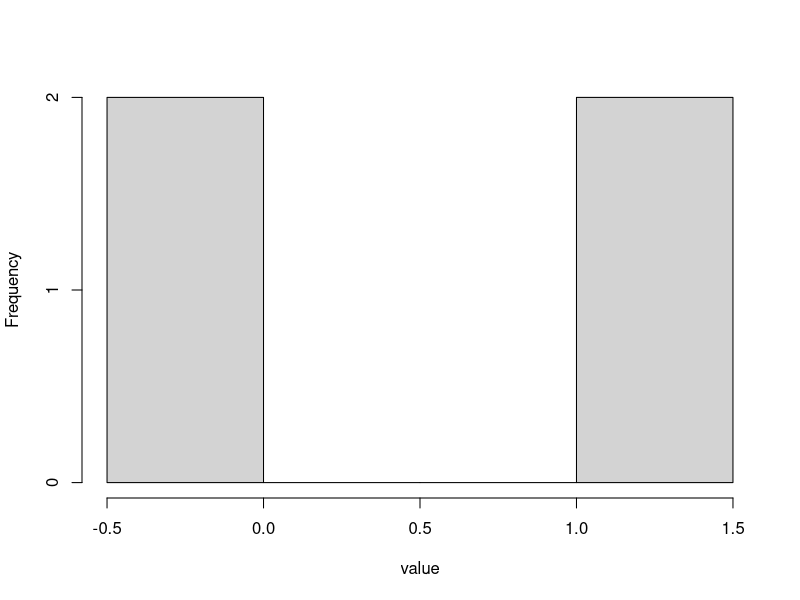
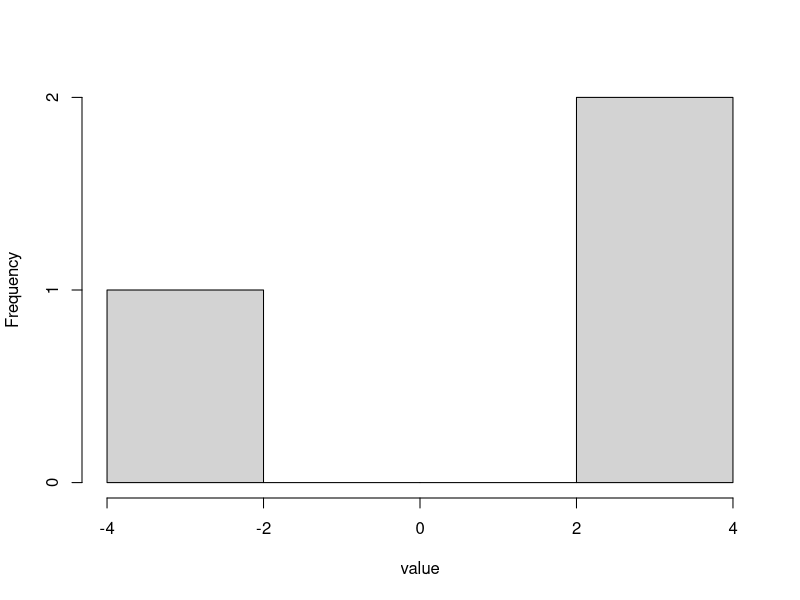
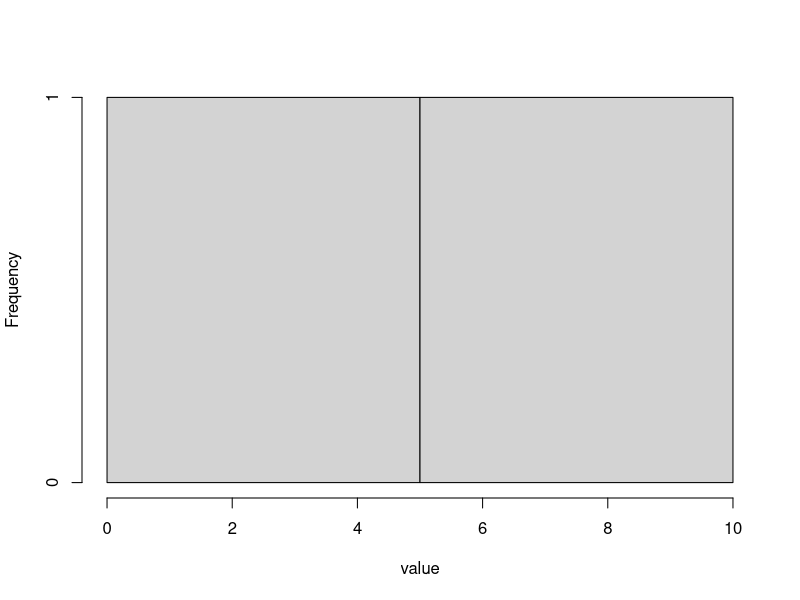
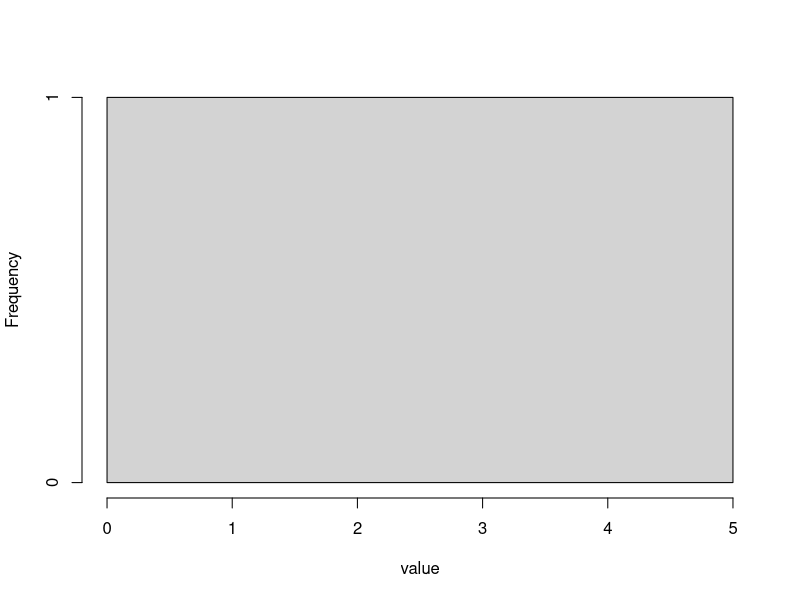
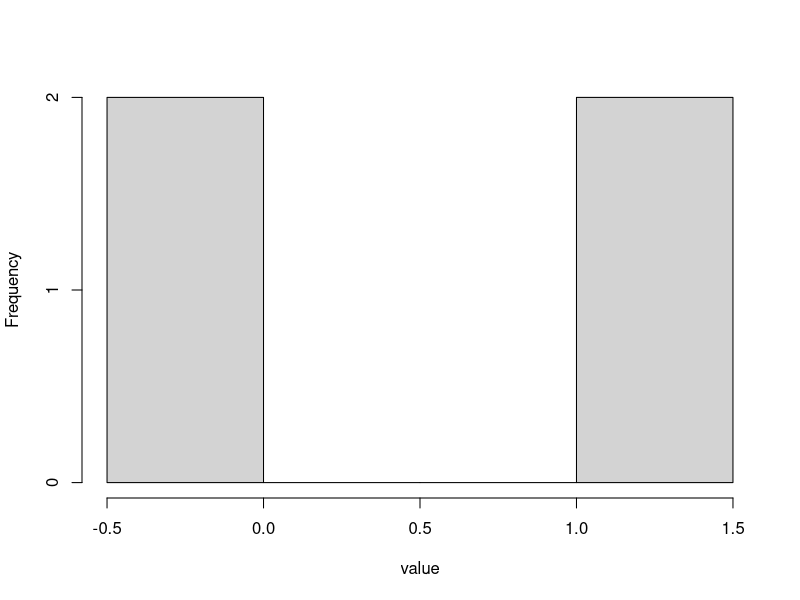
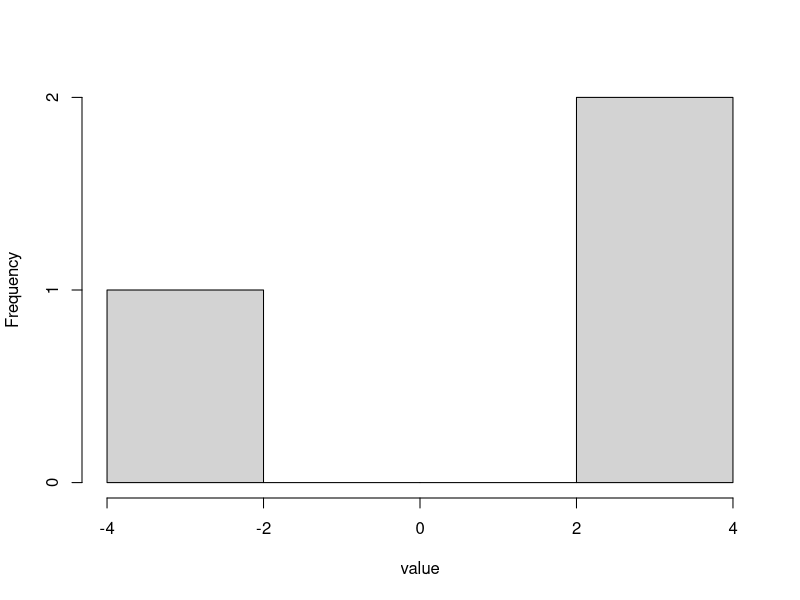
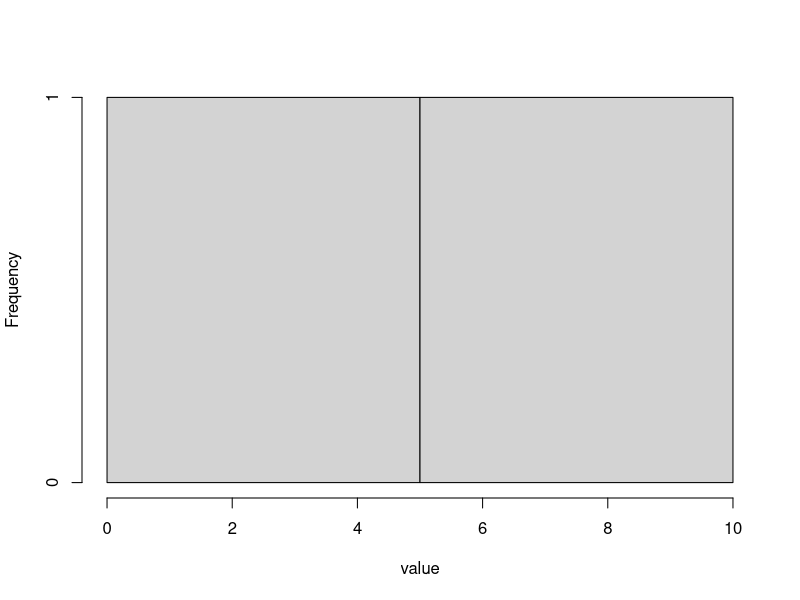
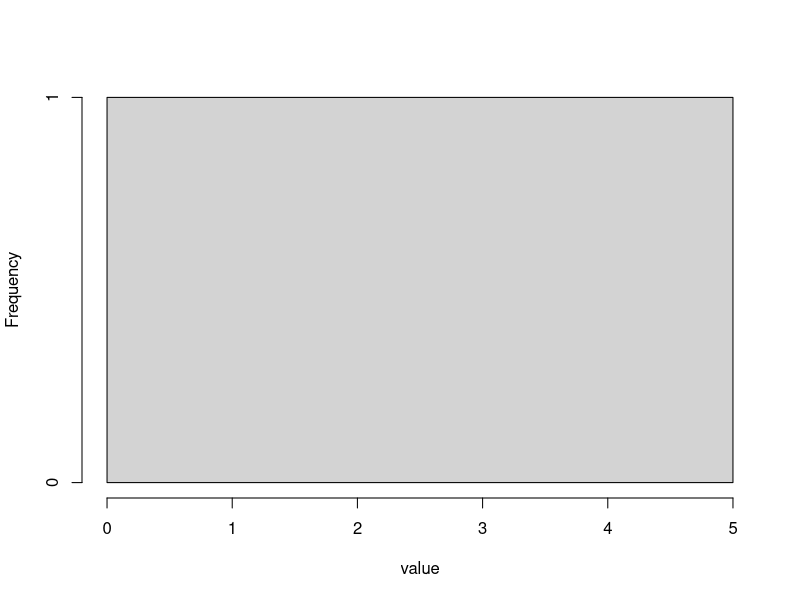

Recreate these plots in R, in order.
## ---- chunk 1
knitr::opts_chunk$set(
  collapse = TRUE,
  comment = "#>",
  fig.width = 7,
  fig.height = 4.5,
  fig.align = "center"
)
options(tibble.print_min = 6, tibble.print_max = 6)
## ---- chunk 2
library(purrr)
library(tibble)
## ---- chunk 3
means <- 1:4
## ---- chunk 4
    set.seed(2020)
    samples <- lapply(means, rnorm, n = 5, sd = 1)
    str(samples)
## ---- chunk 5
    set.seed(2020)
    samples <- map(means, rnorm, n = 5, sd = 1)
    str(samples)
## ---- chunk 6
means <- 1:4
sds <- 1:4
## ---- chunk 7
    set.seed(2020)
    samples <- mapply(
      rnorm, 
      mean = means, 
      sd = sds, 
      MoreArgs = list(n = 5), 
      SIMPLIFY = FALSE
    )
    str(samples)
## ---- chunk 8
    samples <- Map(function(...) rnorm(..., n = 5), mean = means, sd = sds)
## ---- chunk 9
    samples <- Map(\(...) rnorm(..., n = 5), mean = means, sd = sds)
## ---- chunk 10
    set.seed(2020)
    samples <- map2(means, sds, rnorm, n = 5)
    str(samples)
## ---- chunk 11
ns <- 4:1
## ---- chunk 12
    set.seed(2020)
    samples <- Map(rnorm, mean = means, sd = sds, n = ns)
    str(samples)
## ---- chunk 13
    set.seed(2020)
    samples <- pmap(list(mean = means, sd = sds, n = ns), rnorm)
    str(samples)
## ---- chunk 14
    # type stable
    medians <- vapply(samples, median, FUN.VALUE = numeric(1L))
    medians

    # not type stable
    medians <- sapply(samples, median)
## ---- chunk 15
    medians <- map_dbl(samples, median)
    medians
## ---- chunk 16
    # for loop
    for (s in samples) {
      hist(s, xlab = "value", main = "")
    }

    # lapply
    invisible(lapply(samples, function(s) {
      hist(s, xlab = "value", main = "")
    }))
## ---- chunk 17
    walk(samples, ~ hist(.x, xlab = "value", main = ""))
## ---- chunk 18
set.seed(2020)
means |>
  map(rnorm, n = 5, sd = 1) |>
  map_dbl(median)
## ---- chunk 19
mtcars |>
  split(mtcars$cyl) |> 
  map(\(df) lm(mpg ~ wt, data = df))|> 
  map(coef) |> 
  map_dbl(1)
